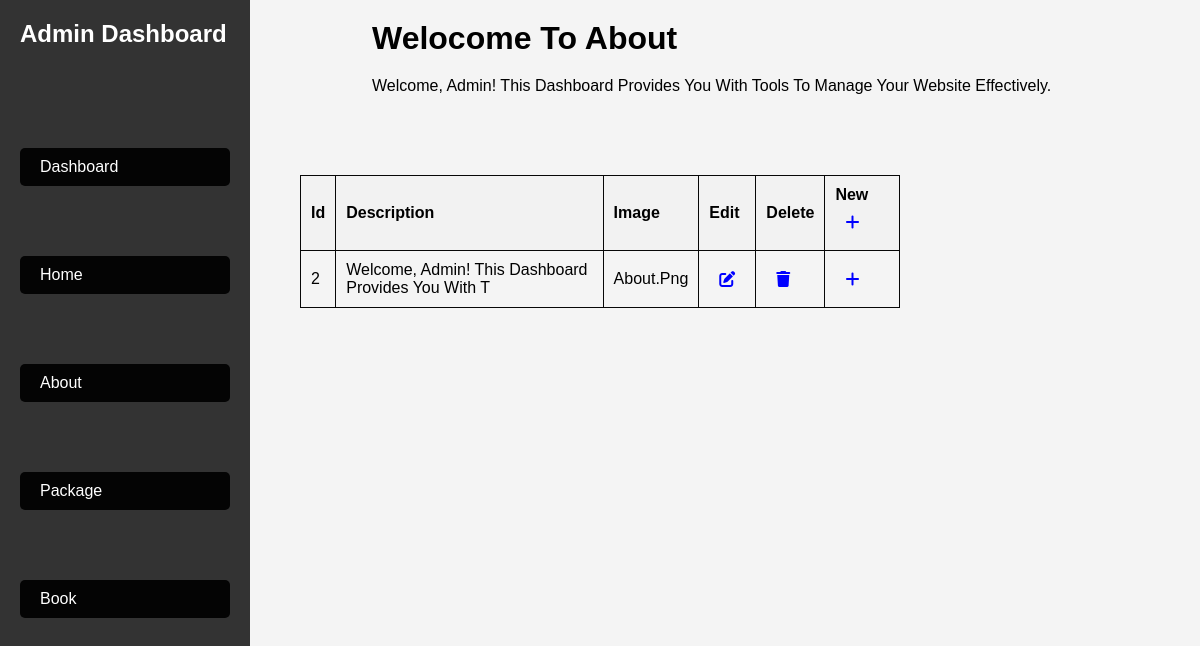
The app's page /ab_dashboard.php with its own data.
### tables this page shows
CREATE TABLE IF NOT EXISTS `about` (
  `id` int NOT NULL AUTO_INCREMENT,
  `description` varchar(50) NOT NULL,
  `image` BLOB NOT NULL,
  PRIMARY KEY (`id`)
);

### ab_dashboard.php (the view, shortened to what this page needs)
<!DOCTYPE html>
<html lang="en">
<head>
    <link rel="stylesheet" href="admin_pannel/admin_pannel.css">
    <link rel="stylesheet"href="https://cdnjs.cloudflare.com/ajax/libs/font-awesome/6.5.2/css/all.min.css">
</head>
<body>
<div class="sidebar">
        <h2>Admin Dashboard</h2>
        <div class="item2">
        <div class="button-container2">
                <a href="dashboard.php" class="btn1">dashboard</a>
            </div>
            <div class="button-container2">
                <a href="hm_dashboard.php" class="btn1">Home</a>
            </div>
            <div class="button-container2">
                <a href="ab_dashboard.php" class="btn1">About</a>
            </div>
            <div class="button-container2">
                <a href="pk_dashboard.php" class="btn1">Package</a>
            </div>
            <div class="button-container2">
                <a href="bk_dashboard.php" class="btn1">Book</a>
            </div>
        </div>
    </div>
     <div class="script">
             <h1> Welocome To About </h1>
             <p>Welcome, Admin! This dashboard provides you with tools to manage your website effectively.</p>
     </div>
</body>
</html>
</body>
</html>
<?php
$connection = mysqli_connect('localhost', 'root', '', 'book_db');
$query = "SELECT * FROM about";
$result = mysqli_query($connection, $query);
?>
<!DOCTYPE html>
<html lang="en">
<head>
</head>
<body>
<div class="container">
     <table border="1">
         <thead>
             <tr>
                 <th>id</th>
                 <th>description</th>
                 <th>image</th>
                 <th>edit</th>
                 <th>delete</th>
                 <th>
    New
    <a href='add_about.php' class='new' title='new' data-toggle='tooltip' onclick='return confirm("Are you sure you want to add new property?");'>
        <i class='fas fa fa-plus'></i></a>
</th>
             </tr>
         </thead>
<?php
 if (mysqli_num_rows($result) > 0) {
     while ($row = mysqli_fetch_assoc($result)) {
         echo "<tr>";
         echo "<td>" . $row["id"] . "</td>";
         echo "<td>" . $row["description"] . "</td>";
         echo "<td>" . $row["image"] . "</td>";
         echo "<td><a href='edit_about.php?pid=" . htmlentities($row['id']) . "' class='edit' title='Edit' data-toggle='tooltip'onclick='return confirm(\"Are you sure you want to edit this property?\");'><i class='fa fa-edit'></i></a></td>";
         echo "<td><a href='ab_dashboard.php?pid=" . htmlentities($row['id']) . "' class='delete' title='Delete' data-toggle='tooltip' onclick='return confirm(\"Are you sure you want to delete this property?\");'><i class='fa fa-trash'></i></a></td>";
         echo "<td><a href='add_about.php?pid=" . htmlentities($row['id']) . "' class='new' title='new' data-toggle='tooltip' onclick='return confirm(\"Are you sure you want to add new property?\");'><i class='fas fa fa-plus'></i></a></td>";
         echo "</tr>";
    }
} else {
    echo "<tr><td colspan='9'>No bookings found.</td></tr>";
}
?>
     </table>
</div>
</body>
</html>

### admin_pannel/admin_pannel.css (style rules this page uses)
:root { --main-color:#8e44ad; --black:#222; --white:#fff; --light-black:#777; --light-white:#fff9; --dark-bg:rgba(0,0,0,1); --light-bg:#eee; --border:.1rem solid var(--black); --box-shadow: 0.5rem 1rem rgba(0,0,0,.1); --text-shadow:01.5rem 3rem rgba(0,0,0,.3); }
* { font-family: sans-serif; margin:0 ; padding: 0; box-sizing: border-box; outline: none; border: none; text-decoration: none; text-transform: capitalize; }
body { font-family: Arial, sans-serif; background-color: #f4f4f4; margin: 0; padding: 0; }
.sidebar { width: 250px; height: 100%; background-color: #333; color: #fff; padding: 20px; position: fixed; }
.sidebar h2 { margin-bottom: 100px; }
.item2 { margin-top: 30px; }
.button-container2 { margin-bottom: 70px; }
.btn1 { display: block; padding: 10px 20px; background-color: #040404; color: #fff; text-decoration: none; border: none; border-radius: 5px; transition: background-color 0.3s; }
.script { padding: 20px; margin-left: 22rem; }
.script h1 { margin-bottom: 20px; }
.script p { margin-bottom: 50px; }
table { width: 100%; border-collapse: collapse; max-width: 800px; }
table th, table td { padding: 10px; border: 1px solid #070707; text-align: left; }
table th { background-color: #f2f2f2; }
table a { text-decoration: none; color: blue; }
.container { width: 50%; margin: 0 auto; padding-top: 10px; max-width: 800px; }
a i { padding: 10px; }

### records on screen
about: id "2", description "Welcome, Admin! This Dashboard Provides You With T", image "About.png"
